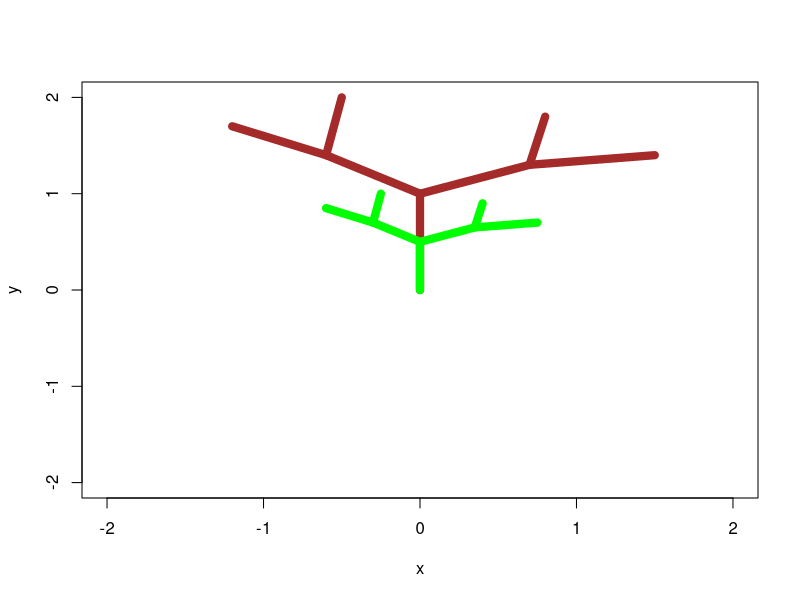
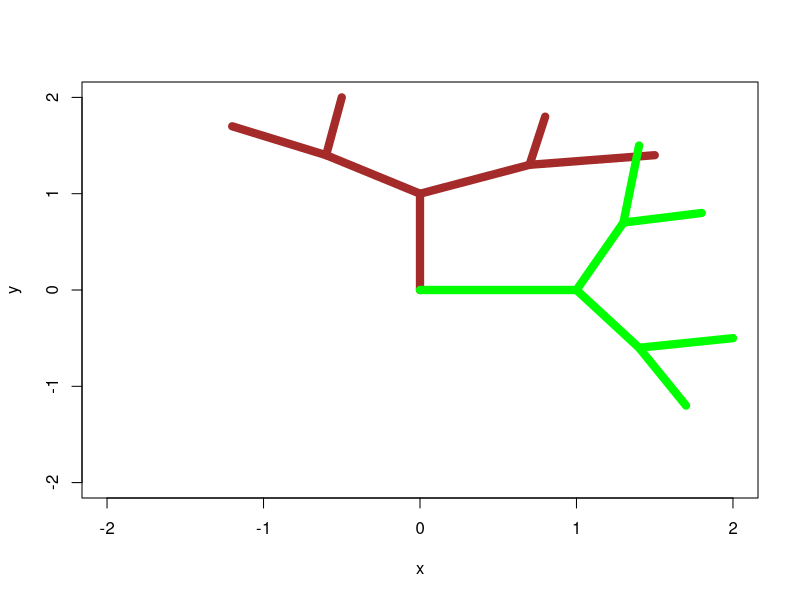
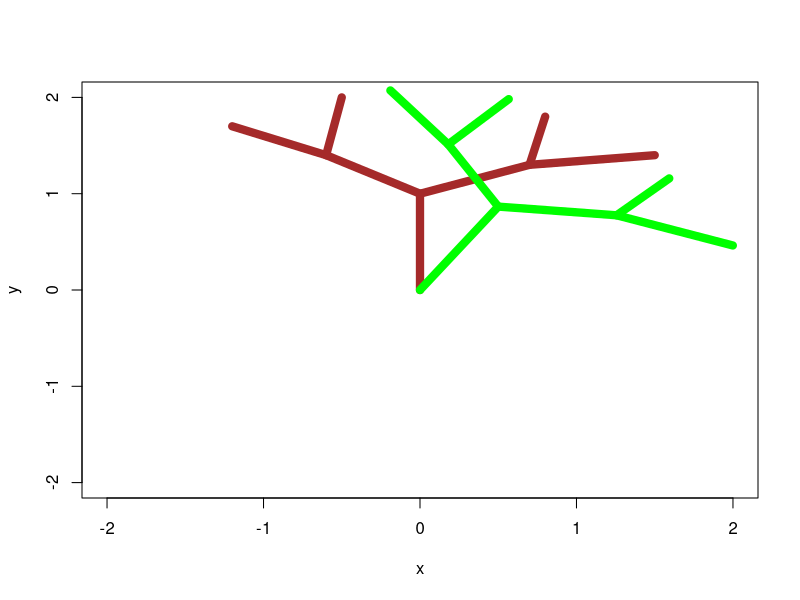
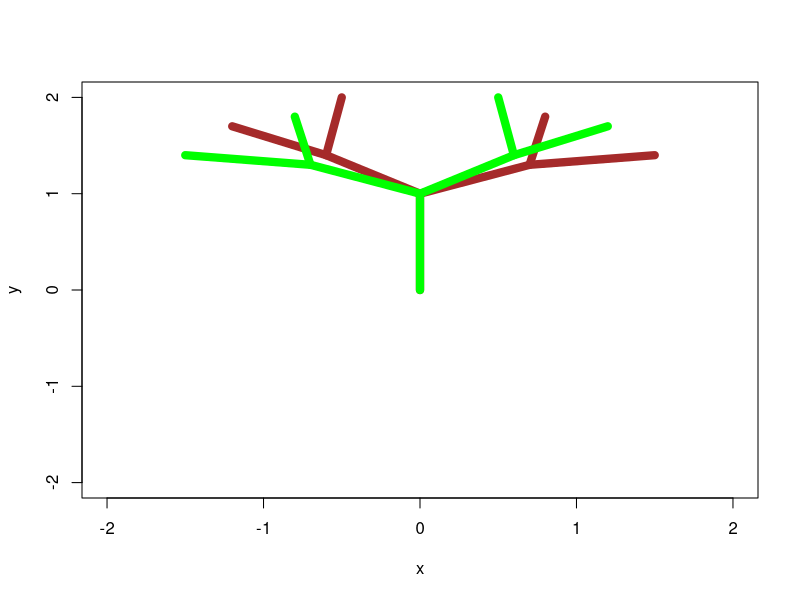

R code for these plots, in order:
u <- c(3,6,7)
v <- c(12,13,14)
#1:
#a:
cat(u+v)
#b:
cat(u%*%v)
#c:
cat(sqrt(u%*%u))
#d:
cat(sqrt(v%*%v))
#e
z <- u+v
cat(sqrt(z%*%z))

#2:
b <- c(1,2,3,0,0,0,4,5,6)
dim(b) <- c(3,3)
#a:
cat(b%*%u)
#b:
cat(b%*%v)
#c:
cat(b%*%(u+v))
#d:
cat(b%*%b%*%u)

#3:
x <- c(1,1,2,0)
dim(x) <- c(2,2)
#a:
det(x)
#b:
ex <- eigen(x)
#c:
val1 <- ex$values[1] * ex$values[2]
val2 <- det(x)
cat(val1, val2)
#d:
ex$vectors
#e:
v1 <- x%*%ex$vectors[1:2,1]
v2 <- x%*%ex$vectors[1:2,2]
ev1 <- ex$values[1]%*%ex$vectors[1:2,1]
ev2 <- ex$values[2]%*%ex$vectors[1:2,2]

cat(v1, ev1,"\n")
cat(v2,ev2)

#4: 
id <- c(1,0,0,0,1,0,0,0,1)
dim(id) <- c(3,3)
m <- c(8,2,-6)
idm <- id %*% m
idm
 
#5:
eid <- eigen(id)
eid$values

#6:
m_6 <- c(1,0,0,1)
dim(m_6) <- c(2,2)
val_6 <- (0.5 * m_6) %*% c(12,8)
val_6

#7: 
em_6 <- eigen(m_6*0.5)
em_6$values

#8 & 12:
draw_a_tree <- function() {
  x <- c(0,0,0.7,1.5,NA,0.7,0.8,NA,0,-0.6,-1.2,NA,-0.6,-0.5)
  y <- c(0,1,1.3,1.4,NA,1.3,1.8,NA,1,1.4,1.7,NA,1.4,2)
  plot(x,y,type='l',col='brown',lwd='8', xlim=c(-2,2),ylim=c(-2,2))
}
draw_a_tree()

#9:
draw_a_small_tree <- function() {
  x <- 0.5*c(0,0,0.7,1.5,NA,0.7,0.8,NA,0,-0.6,-1.2,NA,-0.6,-0.5)
  y <- 0.5*c(0,1,1.3,1.4,NA,1.3,1.8,NA,1,1.4,1.7,NA,1.4,2)
  
  lines(x,y,type='l',col='green',lwd='8')
}
draw_a_small_tree()

#13:
draw_a_transformed_tree <- function(A){
  x <- c(0,0,0.7,1.5,NA,0.7,0.8,NA,0,-0.6,-1.2,NA,-0.6,-0.5)
  y <- c(0,1,1.3,1.4,NA,1.3,1.8,NA,1,1.4,1.7,NA,1.4,2)
  x_trans <- NULL
  y_trans <- NULL
  for (i in 1:length(x)){
    u <- c(x[i],y[i])
    v <- A %*% u
    x_trans[i] <- v[1]
    y_trans[i] <- v[2]
  
  }
  lines(x_trans,y_trans,type='l',col='green',lwd='8')
}

A <- c(0,1,1,0)
dim(A) <- c(2,2)
draw_a_tree()
draw_a_transformed_tree(A)

#15:
theta <- -30/360*2*pi
A <- matrix(c(cos(theta),sin(theta),-sin(theta),cos(theta)),2,2)
draw_a_tree()
draw_a_transformed_tree(A)

ei_15 <- eigen(A)
ei_15$values

#16:
A <- c(-1,0,0,1)
dim(A) <- c(2,2)
draw_a_tree()
draw_a_transformed_tree(A)